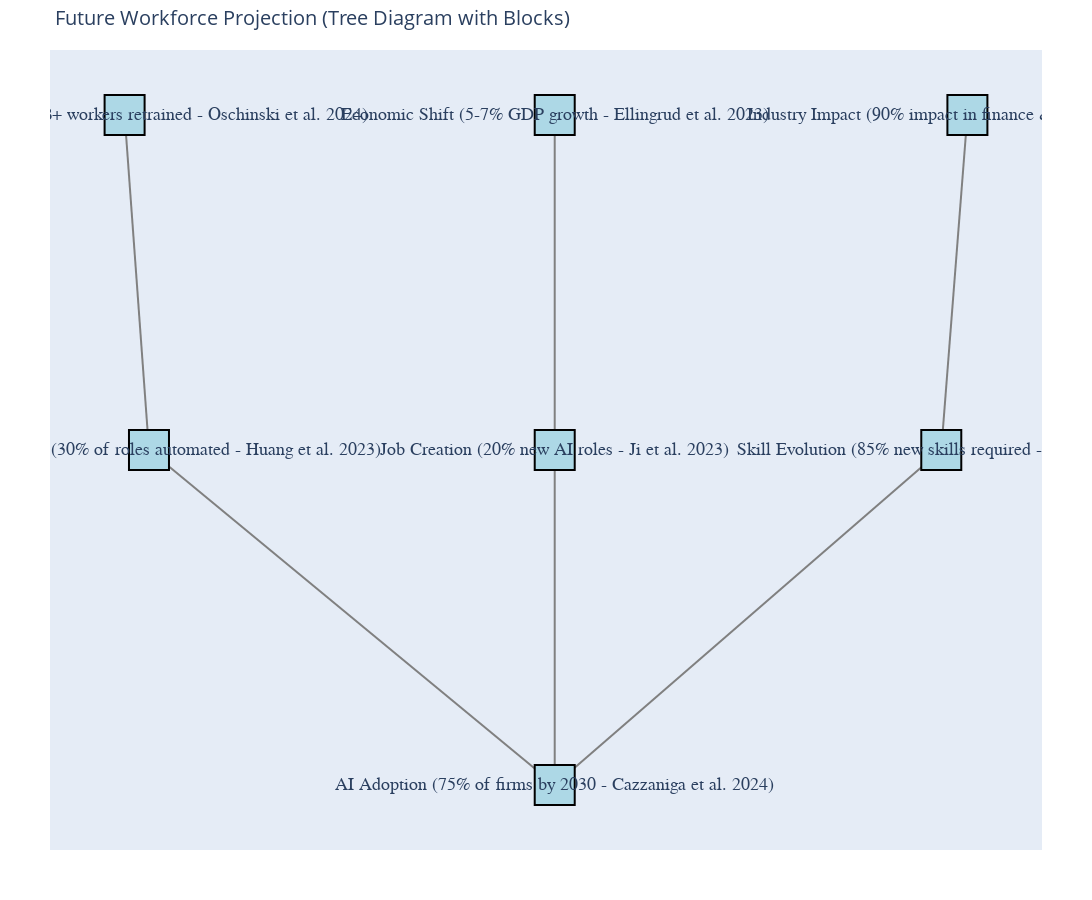

The cell this chart's notebook holds for it:
### Code cell
import networkx as nx
import plotly.graph_objects as go

# Define the graph
G = nx.DiGraph()

# Nodes with labels
nodes = {
    "AI Adoption": "AI Adoption\n(75% of firms by 2030 - Cazzaniga et al. 2024)",
    "Job Displacement": "Job Displacement\n(30% of roles automated - Huang et al. 2023)",
    "Job Creation": "Job Creation\n(20% new AI roles - Ji et al. 2023)",
    "Skill Evolution": "Skill Evolution\n(85% new skills required - Laukes 2024)",
    "Industry Impact": "Industry Impact\n(90% impact in finance & tech - Rane 2023)",
    "Economic Shift": "Economic Shift\n(5-7% GDP growth - Ellingrud et al. 2023)",
    "Reskilling Demand": "Reskilling Demand\n(1B+ workers retrained - Oschinski et al. 2024)"
}

# Add nodes
for node in nodes:
    G.add_node(node, label=nodes[node])

# Define edges to form a tree structure
edges = [
    ("AI Adoption", "Job Displacement"),
    ("AI Adoption", "Job Creation"),
    ("AI Adoption", "Skill Evolution"),
    ("Job Displacement", "Reskilling Demand"),
    ("Job Creation", "Economic Shift"),
    ("Skill Evolution", "Industry Impact")
]
G.add_edges_from(edges)

# Generate a tree layout
pos = nx.drawing.nx_agraph.graphviz_layout(G, prog="dot")

# Scale positions to prevent overlap
scale_factor = 2.5
for key in pos:
    pos[key] = (pos[key][0] * scale_factor, -pos[key][1] * scale_factor)

# Extract edge positions
edge_x, edge_y = [], []
for edge in edges:
    x0, y0 = pos[edge[0]]
    x1, y1 = pos[edge[1]]
    edge_x += [x0, x1, None]
    edge_y += [y0, y1, None]

edge_trace = go.Scatter(
    x=edge_x, y=edge_y,
    line=dict(width=2, color="gray"),
    mode="lines",
    hoverinfo="none"
)

# Extract node positions and text
node_x, node_y, node_text = [], [], []
for node in nodes:
    x, y = pos[node]
    node_x.append(x)
    node_y.append(y)
    node_text.append(nodes[node])

# Create node trace with rectangular blocks
node_trace = go.Scatter(
    x=node_x, y=node_y,
    mode="markers+text",
    text=node_text, textposition="middle center",
    marker=dict(size=40, symbol="square", color="lightblue", line=dict(width=2, color="black")),
    hoverinfo="text",
    textfont=dict(size=18, family="Arial Bold")
)

# Create figure
fig = go.Figure(data=[edge_trace, node_trace])
fig.update_layout(
    title="Future Workforce Projection (Tree Diagram with Blocks)",
    title_font_size=20,
    showlegend=False,
    hovermode="closest",
    margin=dict(t=50, b=50, l=50, r=50),
    xaxis=dict(showgrid=False, zeroline=False, showticklabels=False),
    yaxis=dict(showgrid=False, zeroline=False, showticklabels=False),
    width=1200, height=900
)

# Show interactive graph
fig.show()

### Figure 1 — Plotly figure (JSON) as saved in the notebook; plotly's stock layout.template omitted (floating-point values rounded to 4 significant figures)
{"data": [{"hoverinfo": "none", "line": {"color": "gray", "width": 2}, "mode": "lines", "type": "scatter", "x": [1864.0, 699.3, null, 1864.0, 1864.0, null, 1864.0, 2974.0, null, 699.3, 629.3, null, 1864.0, 1864.0, null, 2974.0, 3049.0, null], "y": [-515.9, -291.5, null, -515.9, -291.5, null, -515.9, -291.5, null, -291.5, -67.17, null, -291.5, -67.17, null, -291.5, -67.17, null]}, {"hoverinfo": "text", "marker": {"color": "lightblue", "line": {"color": "black", "width": 2}, "size": 40, "symbol": "square"}, "mode": "markers+text", "text": ["AI Adoption\n(75% of firms by 2030 - Cazzaniga et al. 2024)", "Job Displacement\n(30% of roles automated - Huang et al. 2023)", "Job Creation\n(20% new AI roles - Ji et al. 2023)", "Skill Evolution\n(85% new skills required - Laukes 2024)", "Industry Impact\n(90% impact in finance & tech - Rane 2023)", "Economic Shift\n(5-7% GDP growth - Ellingrud et al. 2023)", "Reskilling Demand\n(1B+ workers retrained - Oschinski et al. 2024)"], "textfont": {"family": "Arial Bold", "size": 18}, "textposition": "middle center", "type": "scatter", "x": [1864.0, 699.3, 1864.0, 2974.0, 3049.0, 1864.0, 629.3], "y": [-515.9, -291.5, -291.5, -291.5, -67.17, -67.17, -67.17]}], "layout": {"height": 900, "hovermode": "closest", "margin": {"b": 50, "l": 50, "r": 50, "t": 50}, "showlegend": false, "title": {"font": {"size": 20}, "text": "Future Workforce Projection (Tree Diagram with Blocks)"}, "width": 1200, "xaxis": {"autorange": true, "range": [423.4, 3255.0], "showgrid": false, "showticklabels": false, "type": "linear", "zeroline": false}, "yaxis": {"autorange": true, "range": [-559.4, -23.64], "showgrid": false, "showticklabels": false, "type": "linear", "zeroline": false}}}
